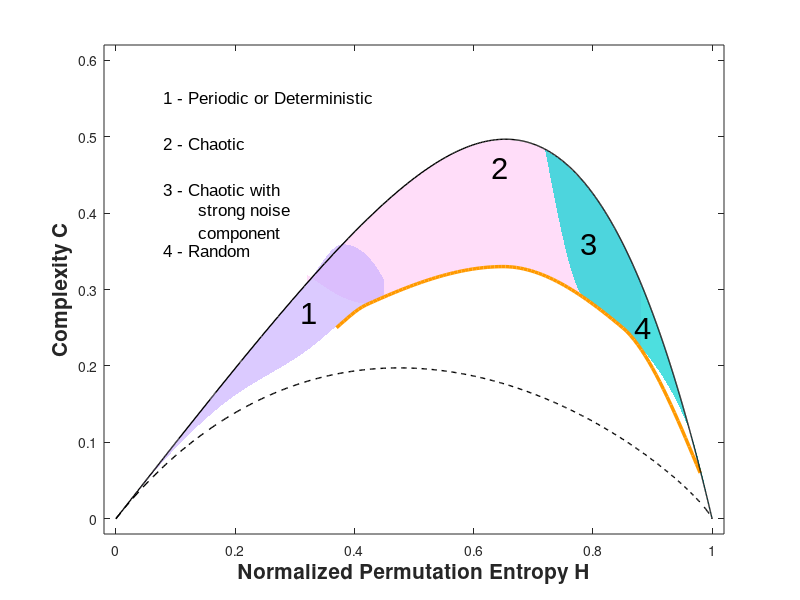

Write MATLAB code to recreate this figure. (Note: this script raises an error after producing the figure.)
function HxC_visualization_alt()
% Script optimisé pour le plan Causal Entropy-Complexity (H x C)
m = 6; % Dimension d'encastrement (m = 3, 4, 5 ou 6)

% 1. Calcul ultra-rapide des bornes théoriques (faible consommation RAM)
[H_max, C_max, H_min, C_min] = compute_theoretical_bounds_fast(m);

% Création de la figure
fig = figure('Name', 'HxC Causal Plane', 'Color', 'w', 'Position', [150 150 950 600]);
hold on;

% Fonction anonyme pour interpoler la limite supérieure (C_max)
getCMax = @(h_vals) interp1(H_max, C_max, h_vals, 'pchip');

% =========================================================================
% 2. Courbe fBm (Orange / Jaune) & Fonction d'interpolation (Plancher)
% =========================================================================
h_fbm = linspace(0.37, 0.98, 100);
c_fbm = pchip([0.37,0.42, 0.65, 0.85, 0.98], [0.25,0.28, 0.33, 0.25, 0.06], h_fbm);

% Fonction anonyme d'interpolation de la courbe fBm (renvoie 0 hors domaine)
getCFbm = @(h_vals) interp1(h_fbm, c_fbm, h_vals, 'pchip', 0);

% =========================================================================
% 3. Tracé des régions colorées (Strictement au-dessus de fBm)
% =========================================================================

% Zone 2 (Rose clair) - Fond principal (s'appuie sur fBm)
h2 = linspace(0.32, 0.88, 150);
c2_top = getCMax(h2) - 0.001;
c2_bot_raw = pchip([0.32, 0.42, 0.65, 0.88], ...
    [0.32, getCFbm(0.42)+0.002, getCFbm(0.65)+0.002, getCFbm(0.88)+0.002], h2);
c2_bot = max(c2_bot_raw, getCFbm(h2) + 0.002);
patch([h2, fliplr(h2)], [c2_top, fliplr(c2_bot)], ...
    [1 0.78 0.96], 'EdgeColor', 'none', 'FaceAlpha', 0.6);

% Zone 1 (Violet) - Suit C_max au début, puis s'arrête sur la courbe fBm
h1 = linspace(0.00, 0.45, 150);
c1_top = pchip([0.0, 0.18, 0.32, 0.38, 0.45], ...
    [0.0, getCMax(0.18), getCMax(0.32), getCMax(0.38), 0.312], h1);
c1_bot_raw = pchip([0.0, 0.18, 0.32, 0.40, 0.45], ...
    [0.0, 0.15, 0.22, 0.27, getCFbm(0.45)+0.002], h1);
c1_bot = max(c1_bot_raw, getCFbm(h1) + 0.002);
patch([h1, fliplr(h1)], [c1_top, fliplr(c1_bot)], ...
    [0.78 0.68 1], 'EdgeColor', 'none', 'FaceAlpha', 0.65);

% Zone 3 (Cyan / Turquoise) - Forme en goutte arrondie
h3 = linspace(0.72, 1.00, 150);
c3_top = getCMax(h3) - 0.001;
c3_bot_raw = pchip([0.72, 0.78, 0.88, 0.96, 1.00], ...
    [c3_top(1), getCFbm(0.78)+0.002, getCFbm(0.88)+0.002, 0.12, 0.00], h3);
c3_bot = max(c3_bot_raw, getCFbm(h3) + 0.002);
patch([h3, fliplr(h3)], [c3_top, fliplr(c3_bot)], ...
    [0.0 0.82 0.82], 'EdgeColor', 'none', 'FaceAlpha', 0.7);

% ==========================================
% 4. Plot fBm Curve & Theoretical Boundaries
% ==========================================
% fBm line (Orange / Jaune)
plot(h_fbm, c_fbm, 'Color', [1 0.6 0], 'LineWidth', 2.5);

% Tracé des bornes théoriques
plot(H_max, C_max, 'k-', 'LineWidth', 1.0);
plot(H_min, C_min, 'k--', 'LineWidth', 1.0);

% =========================================================================
% 5. Annotations et mise en forme du graphique
% =========================================================================
% Nombres des zones
text(0.31, 0.27, '1', 'FontSize', 22, 'FontName', 'Arial');
text(0.63, 0.46, '2', 'FontSize', 22, 'FontName', 'Arial');
text(0.78, 0.36, '3', 'FontSize', 22, 'FontName', 'Arial');
text(0.87, 0.25, '4', 'FontSize', 22, 'FontName', 'Arial');

% Texte descriptif en haut à gauche
text(0.08, 0.56, {'1 - Periodic or Deterministic'}, ...
    'FontSize', 12, 'FontName', 'Arial', 'VerticalAlignment', 'top');
text(0.08, 0.50, '2 - Chaotic', ...
    'FontSize', 12, 'FontName', 'Arial', 'VerticalAlignment', 'top');
text(0.08, 0.44, {'3 - Chaotic with', '       strong noise', '       component'}, ...
    'FontSize', 12, 'FontName', 'Arial', 'VerticalAlignment', 'top');
text(0.08, 0.36, {'4 - Random'}, ...
    'FontSize', 12, 'FontName', 'Arial', 'VerticalAlignment', 'top');

% Configuration des axes
xlabel('Normalized Permutation Entropy H', 'FontSize', 15, 'FontWeight', 'bold');
ylabel('Complexity C', 'FontSize', 15, 'FontWeight', 'bold');
xlim([-0.02 1.02]);
ylim([-0.02 0.62]);
set(gca, 'XTick', 0:0.2:1.0, 'YTick', 0:0.1:0.6);

grid off; box on;
ax = gca;
ax.TickDir = 'in';
ax.XMinorTick = 'on';
ax.YMinorTick = 'on';
ax.LineWidth = 1.0;
hold off;
end

%% --- Calcul Analytique Optimisé des Bornes (Consommation RAM ~ 0 Mo) ---
function [H_max, C_max, H_min, C_min] = compute_theoretical_bounds_fast(m)
dim = factorial(m);
S_max = log(dim);

% Constante de normalisation Q0 (D_max)
P_ext_avg_1 = 0.5 * (1 + 1/dim);
P_ext_avg_rest = 0.5 * (1/dim);
S_ext_avg = - (P_ext_avg_1 * log(P_ext_avg_1) + (dim - 1) * P_ext_avg_rest * log(P_ext_avg_rest));
D_max = S_ext_avg - 0.5 * S_max;
Q0 = 1 / D_max;

num_p = 100;

% --- Upper Bound (C_max) ---
H_max_list = [];
C_max_list = [];
for k = 1:(dim - 1)
    p = linspace(1/(k+1), 1/k, num_p);
    p_other = (1 - p) / k;
    p_other_safe = max(p_other, eps);
    S = - (k * p_other_safe .* log(p_other_safe) + p .* log(p));
    H = S / S_max;

    a = 0.5 * p_other + 0.5 / dim;
    b = 0.5 * p + 0.5 / dim;
    c = 0.5 / dim;
    S_avg = - (k * a .* log(a) + b .* log(b) + (dim - 1 - k) * c .* log(c));
    D_JS = S_avg - 0.5 * S - 0.5 * S_max;
    C = Q0 * D_JS .* H;

    H_max_list = [H_max_list, H];
    C_max_list = [C_max_list, C];
end
[H_max, sort_idx] = sort(H_max_list);
C_max = C_max_list(sort_idx);

% --- Lower Bound (C_min) ---
p_min = linspace(1/dim, 1, 500);
p_other_min = (1 - p_min) / (dim - 1);
p_other_min_safe = max(p_other_min, eps);
S_min = - (p_min .* log(p_min) + (dim - 1) * p_other_min_safe .* log(p_other_min_safe));
H_min_val = S_min / S_max;

u = 0.5 * p_min + 0.5 / dim;
v = 0.5 * p_other_min + 0.5 / dim;
S_avg_min = - (u .* log(u) + (dim - 1) * v .* log(v));
D_JS_min = S_avg_min - 0.5 * S_min - 0.5 * S_max;
C_min_val = Q0 * D_JS_min .* H_min_val;

[H_min, sort_idx_min] = sort(H_min_val);
C_min = C_min_val(sort_idx_min);
end
